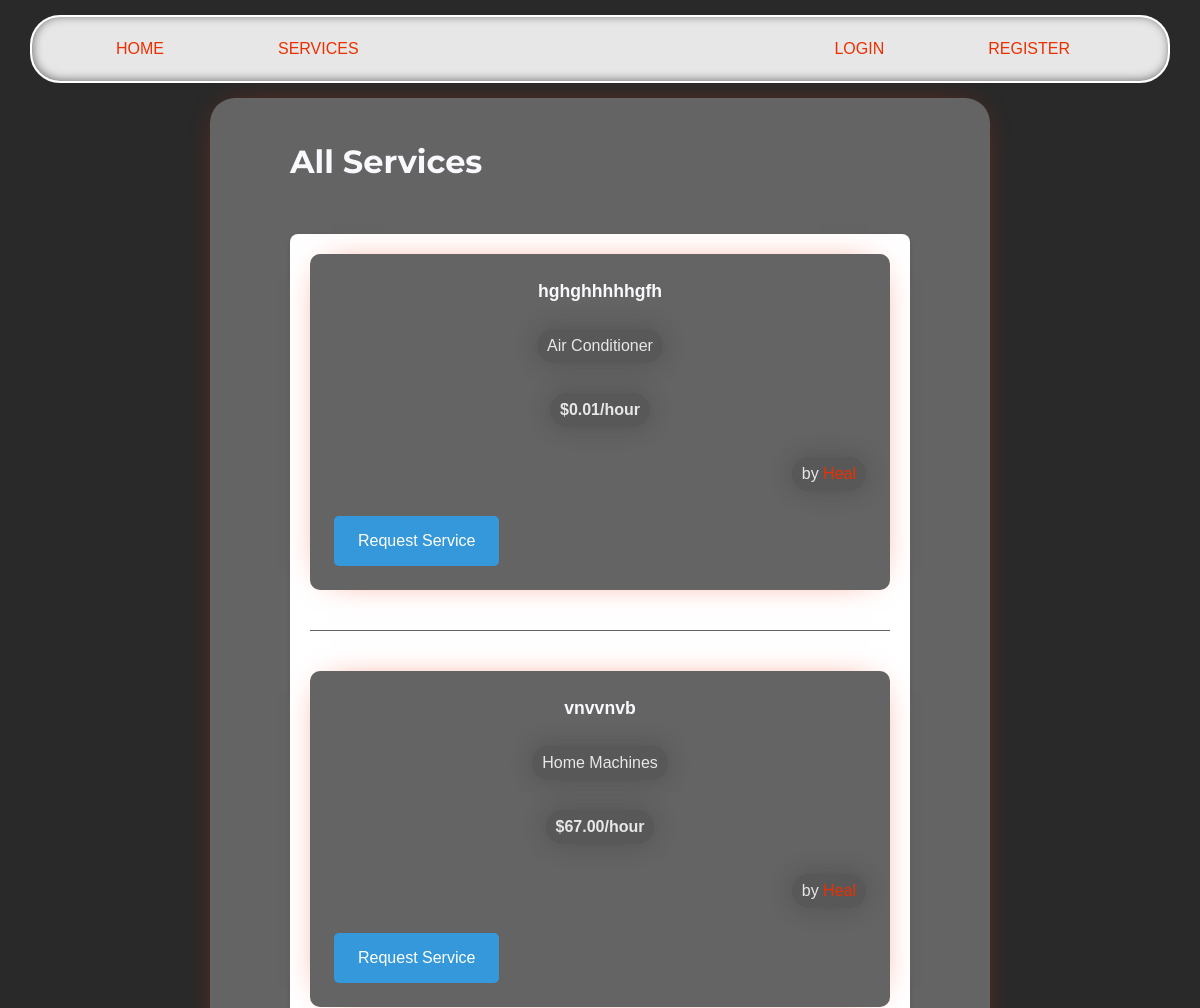
The page /services/ (upper part) on the database as committed earlier.
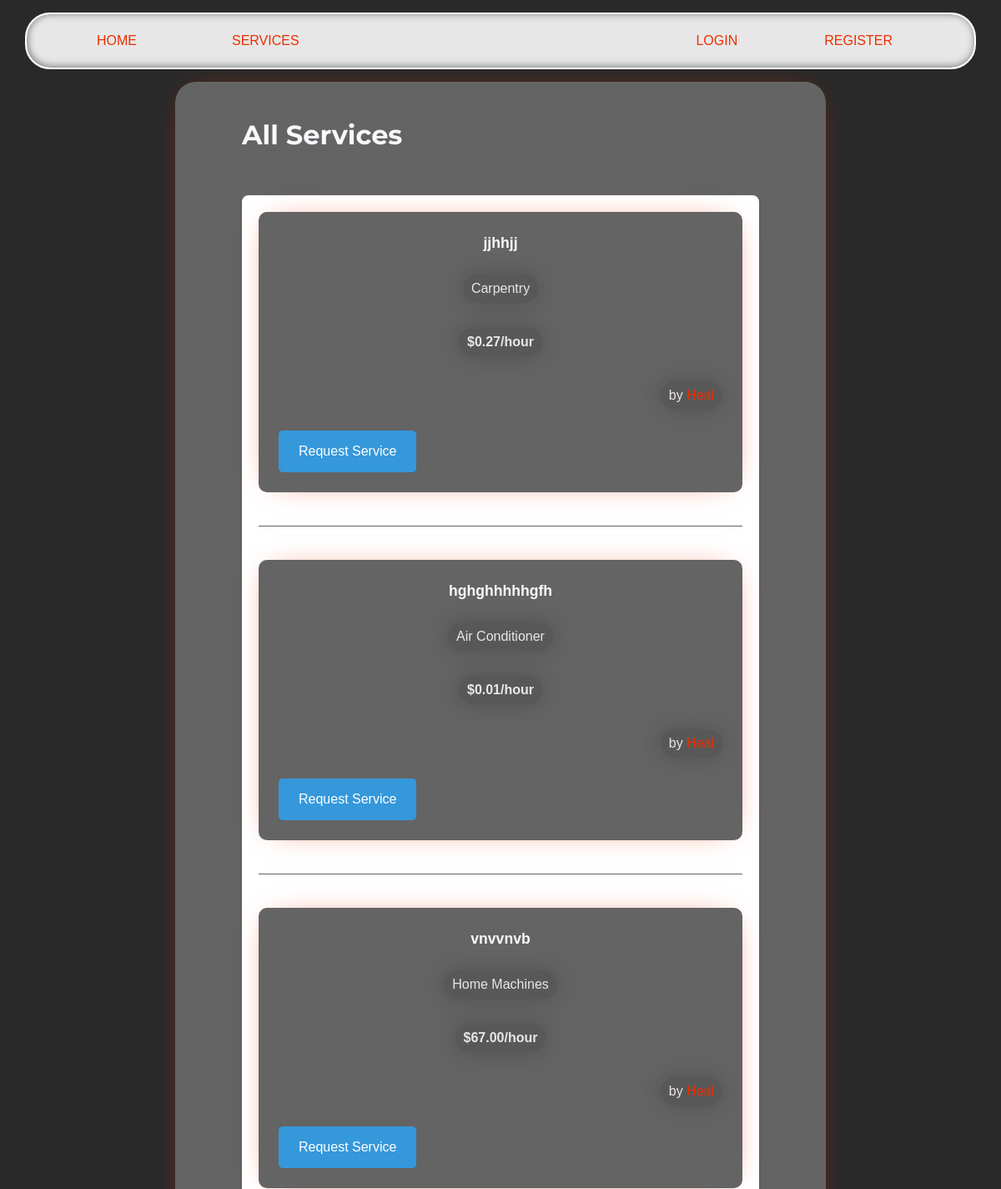
The same page on the database as committed later.
### services/models.py (models this page shows, shortened)
class Service(models.Model):
    company = models.ForeignKey(Company, on_delete=models.CASCADE, related_name='services')
    name = models.CharField(max_length=40)
    description = models.TextField()
    price_per_hour = models.DecimalField(decimal_places=2, max_digits=100)
    rating = models.IntegerField(validators=[MinValueValidator(0), MaxValueValidator(5)], default=0)
    choices = (
        ('Air Conditioner', 'Air Conditioner'),
        ('Carpentry', 'Carpentry'),
        ('Electricity', 'Electricity'),
        ('Gardening', 'Gardening'),
        ('Home Machines', 'Home Machines'),
        ('House Keeping', 'House Keeping'),
        ('Interior Design', 'Interior Design'),
        ('Locks', 'Locks'),
        ('Painting', 'Painting'),
        ('Plumbing', 'Plumbing'),
        ('Water Heaters', 'Water Heaters'),
    )
    field = models.CharField(max_length=30, blank=False, null=False, choices=choices)
    created_at = models.DateTimeField(auto_now=True, null=False)
    request_count = models.IntegerField(default=0)

### services/views.py (the view)
# urls.py: path('', v.service_list, name='service_list'),
def service_list(request):
    services = Service.objects.all().order_by('-created_at')
    paginator = Paginator(services, 9)
    page = request.GET.get('page')
    services = paginator.get_page(page)
    return render(request, 'services/list.html', {'services': services})

### services/templates/services/list.html (shortened to what this page needs)
{% extends 'main/base.html' %}
{% load static %}
{% block extra_head %}
<link rel="stylesheet" type="text/css" href="{% static 'services/css/services.css' %}">
{% endblock %}
{% block content %}
<div class="services-container">
    <div class="services-header">
        <h1>All Services</h1>
    </div>
    <div class="services-list">
        {% if services %}
            {% for service in services %}
                <div class="service-item">
                    <div class="service-details">
                        <a href="{% url 'service_detail' service.id %}" class="service-name">{{ service.name }}</a>
                        <span class="field">{{ service.field }}</span>
                        <span class="price">${{ service.price_per_hour }}/hour</span>
                        <span class="provider">by <a href="{% url 'company_profile' service.company.user.username %}" class="company-link">{{ service.company.user.username }}</a></span>
                        {% if user.is_authenticated %}
                            {% if user.is_customer %}
                                <a href="{% url 'request_service' service.id %}" class="request-btn">Request Service</a>
                            {% endif %}
                        {% else %}
                            <a href="{% url 'login_user' %}?next={% url 'request_service' service.id %}" class="request-btn">Request Service</a>
                        {% endif %}
                    </div>
                </div>
                {% if not forloop.last %}
                    <div class="divider"></div>
                {% endif %}
            {% endfor %}
        {% else %}
            <p class="no-services">No services found.</p>
        {% endif %}
    </div>
</div>
{% endblock %}

### main/templates/main/base.html (shortened to what this page needs)
{% load static %}
<!DOCTYPE html>
<html lang="en">
  <head>
    <link
      rel="stylesheet"
      type="text/css"
      href="{% static 'css/style.css' %}"
    />
    {% block extra_head %}{% endblock %}
  </head>
  <body>
    {% include 'main/navbar.html' %}
    <div class='content'>
      {% block content %} replace me {% endblock %}
    </div>
  </body>
</html>

### main/templates/main/navbar.html (shortened to what this page needs)
{% load static %}
<!DOCTYPE html>
<html lang="en">
  <head>
    <link rel="stylesheet" type="text/css" href="{% static 'css/style.css' %}" />
  </head>
  <body>
    <nav class="navbar">
        <div class="navbar-links">
            <div class="nav-left">
                <ul class="nav-menu">
                    <li><a href="/" class="nav-link">Home</a></li>
                    <li class="dropdown">
                       <a href="{% url 'service_list' %}">Services</a>
                    </li>
                </ul>
            </div>
            <div class="nav-right">
                <ul class="nav-menu">
                    {% if request.user.is_authenticated %}
                        <li><a href="{% url 'logout' %}">Logout</a></li>
                    {% else %}
                        <li><a href="{% url 'login_user' %}">Login</a></li>
                        <li><a href="{% url 'register' %}">Register</a></li>
                    {% endif %}
                </ul>
            </div>
        </div>
    </nav>

### static/css/style.css (style rules this page uses)
:root { --deep-blue: #2F5C8F; --soft-white: #F9F9F9; --vibrant-green: #7EBB59; --warm-orange: #F7882F; --charcoal-gray: #33363B; --light-gray: #EAEAEA; --heading-font: 'Montserrat', sans-serif; --body-font: 'Roboto', sans-serif; }
* { margin: 0; padding: 0; box-sizing: border-box; }
body { font-family: var(--body-font); font-size: 16px; line-height: 1.5; color: var(--charcoal-gray); background-color: var(--soft-white); }
.navbar { display: flex; justify-content: space-between; align-items: center; background-color: #e7e7e7; padding: 0.5rem 2rem; position: sticky; top: 15px; width: 95%; margin: 0 auto; margin-bottom: 30px; border: 2px solid white; border-radius: 30px; box-shadow: inset 1px -1px 10px rgb(116, 116, 116); animation: slide-in 1s ease-out; }
.navbar ul { position: relative; display: flex; flex: 1 1 auto; margin: 0; padding: 0 30px; list-style-type: none; }
.nav-left, .nav-right { display: flex; align-items: center; }
.nav-left { justify-content: flex-start; }
.nav-right { justify-content: flex-end; }
.nav-menu { list-style: none; display: flex; gap: 1rem; }
.nav-link { color: #ec2f00; text-decoration: none; text-transform: uppercase; padding: 10px; border-radius: 5px; transition: all 0.3s ease; }
.dropdown { position: relative; }
h1, h2, h3, h4, h5, h6 { font-family: var(--heading-font); font-weight: 700; margin-bottom: 1rem; color: var(--deep-blue); }
h1 { font-size: 36px; }
a { color: var(--deep-blue); text-decoration: none; transition: color 0.3s ease; }
.content { max-width: 1200px; margin: 0 auto; padding: 2rem; }
nav { background-color: var(--deep-blue); padding: 1rem 2rem; box-shadow: 0 2px 4px rgba(0,0,0,0.1); }
nav a { color: white; font-weight: 500; margin-right: 1.5rem; }
body { background: #292929; font-family: 'Lexend Exa', sans-serif; padding: 0; margin: 0; }
a { color: #ee5e4b; text-decoration: none; }
.content { background-color: #646464; margin: 0 auto; width: 65%; padding: 20px 60px; box-shadow: 0px 0px 35px -20px #ec2f00; border-radius: 25px; }
.navbar ul li:not(:last-child) { margin-right: 40px; }
.navbar ul li { border: 2px solid transparent; border-radius: 5px; padding: 10px; transition: background 0.2s; }
.navbar ul li a { color: #ec2f00; text-decoration: none; text-transform: uppercase; transition: color 0.2s; }
.navbar-links { display: flex; justify-content: space-between; width: 100%; }
span { background-color: #3834343d; border-radius: 30px; box-shadow: 0px 0px 23px 1px #2423213d; padding: 5px 10px; margin: 5px 0px; }

### services/static/services/css/services.css (style rules this page uses)
.services-container { max-width: 1200px; margin: 0 auto; padding: 20px; }
.services-header { display: flex; justify-content: space-between; align-items: center; margin-bottom: 2rem; flex-direction: column; align-items: flex-start; }
.services-header h1 { color: #f9f8fd; font-size: 2rem; }
.create-service-btn, .request-btn { display: inline-block; padding: 0.8rem 1.5rem; background: #ec2f00; color: white; text-decoration: none; border-radius: 5px; transition: background 0.3s; }
.request-btn { display: inline-block; padding: 0.8rem 1.5rem; background-color: #3498db; color: white; text-decoration: none; border-radius: 5px; align-self: flex-start; transition: background-color 0.3s ease; }
.services-list { display: flex; flex-direction: column; gap: 1.5rem; background: white; border-radius: 8px; box-shadow: 0 2px 4px rgba(0,0,0,0.1); padding: 20px; }
.service-item { background-color: #646464; padding: 1.5rem; border-radius: 10px; box-shadow: 0px 0px 35px -20px #ec2f00; }
.service-details { display: flex; flex-direction: column; gap: 0.8rem; align-items: center; gap: 20px; }
.service-name { color: #f9f8fd; font-size: 1.3rem; text-decoration: none; font-weight: bold; font-size: 1.1em; }
.field { color: #e7e7e7; }
.price { font-weight: bold; color: #e7e7e7; }
.provider { margin-left: auto; color: #e7e7e7; }
.company-link { color: #ec2f00; text-decoration: none; }
.divider { height: 1px; background-color: #646464; margin: 1rem 0; }

Rows that differ between the two databases and show on the page:
added Service: name "jjhhjj", field "Carpentry", price_per_hour "0.27"
